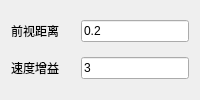
                   <widget class="QWidget" name="LOS_3">
                    <attribute name="title">
                     <string>轨迹LOS</string>
                    </attribute>
                    <layout class="QGridLayout" name="gridLayout_24" columnstretch="1,0,0">
                     <item row="3" column="2">
                      <widget class="QLineEdit" name="ql_LOS_LD_3">
                       <property name="text">
                        <string>0.2</string>
                       </property>
                      </widget>
                     </item>
                     <item row="5" column="0">
                      <widget class="QLabel" name="ql_sg_3">
                       <property name="text">
                        <string>速度增益</string>
                       </property>
                      </widget>
                     </item>
                     <item row="3" column="0">
                      <widget class="QLabel" name="ql_ld_3">
                       <property name="text">
                        <string>前视距离</string>
                       </property>
                      </widget>
                     </item>
                     <item row="5" column="2">
                      <widget class="QLineEdit" name="ql_LOS_SG_3">
                       <property name="text">
                        <string>3</string>
                       </property>
                      </widget>
                     </item>
                    </layout>
                   </widget>
